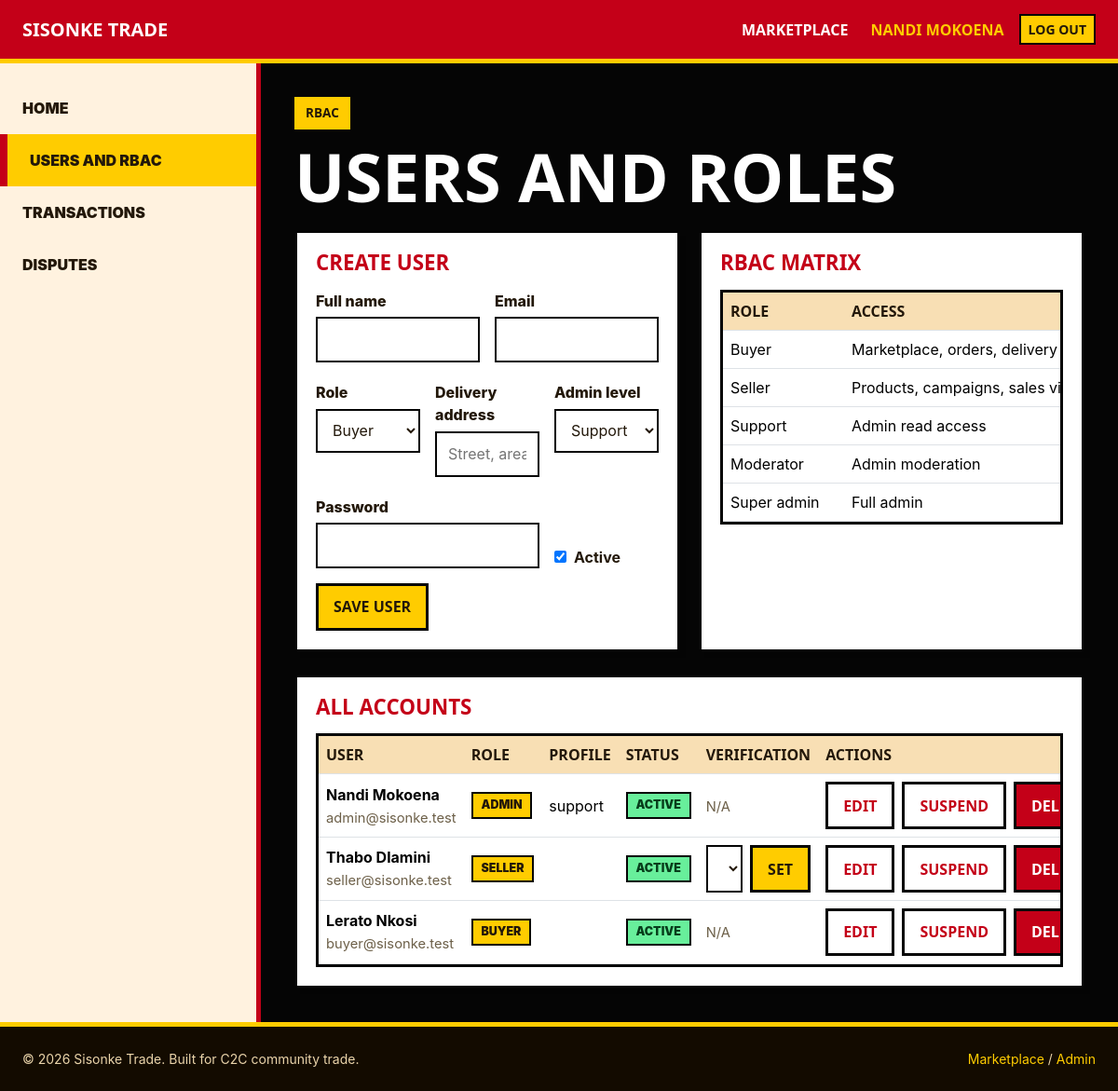
The page /admin/users.php (signed in) on the database its author committed.
### tables this page shows
CREATE TABLE IF NOT EXISTS users (
  user_id INT AUTO_INCREMENT PRIMARY KEY,
  email VARCHAR(255) NOT NULL UNIQUE,
  password_hash VARCHAR(255) NOT NULL,
  full_name VARCHAR(120) NOT NULL,
  role ENUM('user','buyer','seller','admin','member') NOT NULL,
  created_at TIMESTAMP NOT NULL DEFAULT CURRENT_TIMESTAMP,
  is_active TINYINT(1) DEFAULT 1
);

### includes/marketplace_service.php (called while the page is built, shortened)
<?php
require_once __DIR__ . '/../config/db.php';
function sisonke_e(mixed $value): string
{
    return htmlspecialchars((string) $value, ENT_QUOTES, 'UTF-8');
}
function sisonke_column_exists(PDO $pdo, string $table, string $column): bool
{
    $stmt = $pdo->prepare(
        'SELECT COUNT(*) FROM information_schema.COLUMNS
         WHERE TABLE_SCHEMA = DATABASE() AND TABLE_NAME = ? AND COLUMN_NAME = ?'
    );
    $stmt->execute([$table, $column]);
    return (int) $stmt->fetchColumn() > 0;
}
function sisonke_bootstrap_marketplace_schema(PDO $pdo): void
{
    $pdo->exec(
        "CREATE TABLE IF NOT EXISTS disputes (
            dispute_id INT AUTO_INCREMENT PRIMARY KEY,
            participant_id INT NULL,
            campaign_id INT NULL,
            buyer_id INT NULL,
            seller_id INT NULL,
            reason VARCHAR(255) NOT NULL,
            details TEXT NULL,
            status ENUM('open','reviewing','resolved','rejected') DEFAULT 'open',
            resolution_note TEXT NULL,
            created_at TIMESTAMP NOT NULL DEFAULT CURRENT_TIMESTAMP,
            resolved_at TIMESTAMP NULL DEFAULT NULL,
            INDEX (participant_id),
            INDEX (campaign_id),
            INDEX (buyer_id),
            INDEX (seller_id),
            CONSTRAINT disputes_participant_fk FOREIGN KEY (participant_id)
                REFERENCES campaign_participants (participant_id) ON DELETE SET NULL,
            CONSTRAINT disputes_campaign_fk FOREIGN KEY (campaign_id)
                REFERENCES group_buy_campaigns (campaign_id) ON DELETE SET NULL,
            CONSTRAINT disputes_buyer_fk FOREIGN KEY (buyer_id)
                REFERENCES buyers (buyer_id) ON DELETE SET NULL,
            CONSTRAINT disputes_seller_fk FOREIGN KEY (seller_id)
                REFERENCES sellers (seller_id) ON DELETE SET NULL
        ) ENGINE=InnoDB DEFAULT CHARSET=utf8mb4 COLLATE=utf8mb4_unicode_ci"
    );
    if (!sisonke_column_exists($pdo, 'group_buy_campaigns', 'discount_enabled')) {
        $pdo->exec('ALTER TABLE group_buy_campaigns ADD COLUMN discount_enabled TINYINT(1) NOT NULL DEFAULT 0 AFTER campaign_price');
        $pdo->exec("ALTER TABLE group_buy_campaigns ADD COLUMN discount_type ENUM('percent','fixed') NULL AFTER discount_enabled");
        $pdo->exec('ALTER TABLE group_buy_campaigns ADD COLUMN discount_value DECIMAL(10,2) NULL AFTER discount_type');
        $pdo->exec('ALTER TABLE group_buy_campaigns ADD COLUMN sale_price DECIMAL(10,2) NULL AFTER discount_value');
    }
}
function sisonke_admin_permissions(PDO $pdo, int $adminId): array
{
    $stmt = $pdo->prepare(
        'SELECT permission_level, can_resolve_disputes, can_manage_users
         FROM admins WHERE admin_id = ? LIMIT 1'
    );
    $stmt->execute([$adminId]);
    $row = $stmt->fetch();
    if (!$row) {
        return [
            'permission_level' => 'super_admin',
            'can_resolve_disputes' => true,
            'can_manage_users' => true,
        ];
    }
    return [
        'permission_level' => (string) $row['permission_level'],
        'can_resolve_disputes' => (bool) $row['can_resolve_disputes'],
        'can_manage_users' => (bool) $row['can_manage_users'],
    ];
}
function sisonke_fetch_admin_users(PDO $pdo): array
{
    $stmt = $pdo->query(
        "SELECT
            u.user_id,
            u.email,
            u.full_name,
            u.role,
            u.is_active,
            u.created_at,
            b.delivery_address,
            s.business_name,
            s.verification_status,
            a.permission_level,
            a.can_resolve_disputes,
            a.can_manage_users
         FROM users u
         LEFT JOIN buyers b ON b.buyer_id = u.user_id
         LEFT JOIN sellers s ON s.seller_id = u.user_id
         LEFT JOIN admins a ON a.admin_id = u.user_id
         ORDER BY u.created_at DESC"
    );
    return $stmt->fetchAll();
}
sisonke_bootstrap_marketplace_schema($pdo);

### admin/users.php (the view, shortened to what this page needs)
<?php
require_once dirname(__DIR__) . '/includes/auth_check.php';
require_once dirname(__DIR__) . '/includes/marketplace_service.php';
$currentAdminId = (int) $_SESSION['user_id'];
$permissions = sisonke_admin_permissions($pdo, $currentAdminId);
$users = sisonke_fetch_admin_users($pdo);
$editing = null;
$profileValue = '';
require_once dirname(__DIR__) . '/includes/header.php';
?>
<div class="admin-shell">
    <?php require dirname(__DIR__) . '/includes/admin_sidebar.php'; ?>
    <section class="admin-content">
        <span class="st-kicker">RBAC</span>
        <h1 class="st-title mb-4">Users and roles</h1>
        <div class="st-grid st-grid-2">
            <article class="st-card">
                <div class="st-card-body">
                    <h2 class="st-card-title mb-3"><?= $editing ? 'Update user' : 'Create user' ?></h2>
                    <form method="post" action="<?= sisonke_e(SISONKE_BASE_URL) ?>/admin/users.php">
                        <div class="row g-3">
                            <div class="col-md-6">
                                <label class="st-label" for="full_name">Full name</label>
                                <input class="st-form-control" id="full_name" name="full_name" maxlength="120" required value="<?= sisonke_e($editing['full_name'] ?? '') ?>" <?= !$permissions['can_manage_users'] ? 'disabled' : '' ?>>
                            </div>
                            <div class="col-md-6">
                                <label class="st-label" for="email">Email</label>
                                <input class="st-form-control" id="email" type="email" name="email" maxlength="255" required value="<?= sisonke_e($editing['email'] ?? '') ?>" <?= !$permissions['can_manage_users'] ? 'disabled' : '' ?>>
                            </div>
                        </div>
                        <div class="row g-3 mt-1">
                            <div class="col-md-4">
                                <label class="st-label" for="role">Role</label>
                                <select class="st-select js-role-select" id="role" name="role" <?= !$permissions['can_manage_users'] ? 'disabled' : '' ?>>
                                    <?php foreach (['buyer', 'seller', 'admin'] as $role): ?>
                                        <option value="<?= $role ?>" <?= (($editing['role'] ?? 'buyer') === $role) ? 'selected' : '' ?>><?= ucfirst($role) ?></option>
                                    <?php endforeach; ?>
                                </select>
                            </div>
                            <div class="col-md-4">
                                <label class="st-label" for="profile_value">Address/business</label>
                                <input class="st-form-control" id="profile_value" name="profile_value" value="<?= sisonke_e($profileValue) ?>" <?= !$permissions['can_manage_users'] ? 'disabled' : '' ?>>
                            </div>
                            <div class="col-md-4">
                                <label class="st-label" for="permission_level">Admin level</label>
                                <select class="st-select" id="permission_level" name="permission_level" <?= !$permissions['can_manage_users'] ? 'disabled' : '' ?>>
                                    <?php foreach (['super_admin', 'moderator', 'support'] as $level): ?>
                                        <option value="<?= $level ?>" <?= (($editing['permission_level'] ?? 'support') === $level) ? 'selected' : '' ?>><?= str_replace('_', ' ', ucfirst($level)) ?></option>
                                    <?php endforeach; ?>
                                </select>
                            </div>
                        </div>
                        <div class="row g-3 mt-1">
                            <div class="col-md-8">
                                <label class="st-label" for="password">Password <?= $editing ? '(leave blank to keep current)' : '' ?></label>
                                <input class="st-form-control" id="password" type="password" name="password" minlength="6" <?= $editing ? '' : 'required' ?> <?= !$permissions['can_manage_users'] ? 'disabled' : '' ?>>
                            </div>
                            <div class="col-md-4 d-flex align-items-end">
                                <label class="d-flex gap-2 align-items-center fw-bold">
                                    <input type="checkbox" name="is_active" value="1" <?= ((int) ($editing['is_active'] ?? 1) === 1) ? 'checked' : '' ?> <?= !$permissions['can_manage_users'] ? 'disabled' : '' ?>>
                                    Active
                                </label>
                            </div>
                        </div>
                        <div class="d-flex flex-column flex-md-row gap-2 mt-3">
                            <button class="st-btn st-btn-yellow" type="submit" <?= !$permissions['can_manage_users'] ? 'disabled' : '' ?>>Save User</button>
                        </div>
                    </form>
                </div>
            </article>
            <article class="st-card">
                <div class="st-card-body">
                    <h2 class="st-card-title mb-3">RBAC matrix</h2>
                    <div class="st-table-wrap">
                        <table class="table align-middle">
                            <thead>
                                <tr>
                                    <th>Role</th>
                                    <th>Access</th>
                                </tr>
                            </thead>
                            <tbody>
                                <tr><td>Buyer</td><td>Marketplace, orders, delivery confirmation</td><td>None</td></tr>
                                <tr><td>Seller</td><td>Products, campaigns, sales view</td><td>None</td></tr>
                                <tr><td>Support</td><td>Admin read access</td><td>View queues</td></tr>
                                <tr><td>Moderator</td><td>Admin moderation</td><td>Resolve disputes</td></tr>
                                <tr><td>Super admin</td><td>Full admin</td><td>Manage users and RBAC</td></tr>
                            </tbody>
                        </table>
                    </div>
                </div>
            </article>
        </div>
        <article class="st-card mt-4">
            <div class="st-card-body">
                <h2 class="st-card-title mb-3">All accounts</h2>
                <div class="st-table-wrap">
                    <table class="table table-hover align-middle">
                        <thead>
                            <tr>
                                <th>User</th>
                                <th>Role</th>
                                <th>Profile</th>
                                <th>Status</th>
                                <th>Verification</th>
                                <th>Actions</th>
                            </tr>
                        </thead>
                        <tbody>
                            <?php foreach ($users as $user): ?>
                                <?php
                                $userProfile = match ((string) $user['role']) {
                                    'seller' => (string) ($user['business_name'] ?? ''),
                                    'admin' => (string) ($user['permission_level'] ?? 'support'),
                                    default => (string) ($user['delivery_address'] ?? ''),
                                };
                                ?>
                                <tr>
                                    <td>
                                        <strong><?= sisonke_e($user['full_name']) ?></strong><br>
                                        <span class="st-meta"><?= sisonke_e($user['email']) ?></span>
                                    </td>
                                    <td><span class="st-badge"><?= sisonke_e($user['role']) ?></span></td>
                                    <td><?= sisonke_e($userProfile) ?></td>
                                    <td><span class="st-badge <?= (bool) $user['is_active'] ? 'st-badge-green' : 'st-badge-muted' ?>"><?= (bool) $user['is_active'] ? 'active' : 'suspended' ?></span></td>
                                    <td>
                                        <?php if ($user['role'] === 'seller'): ?>
                                            <form class="d-flex gap-2" method="post" action="<?= sisonke_e(SISONKE_BASE_URL) ?>/admin/users.php">
                                                <select class="st-select" name="verification_status" <?= !$permissions['can_manage_users'] ? 'disabled' : '' ?>>
                                                    <?php foreach (['pending', 'verified', 'rejected'] as $status): ?>
                                                        <option value="<?= $status ?>" <?= (($user['verification_status'] ?? 'pending') === $status) ? 'selected' : '' ?>><?= ucfirst($status) ?></option>
                                                    <?php endforeach; ?>
                                                </select>
                                                <button class="st-btn st-btn-yellow" type="submit" <?= !$permissions['can_manage_users'] ? 'disabled' : '' ?>>Set</button>
                                            </form>
                                        <?php else: ?>
                                            <span class="st-meta">N/A</span>
                                        <?php endif; ?>
                                    </td>
                                    <td>
                                        <div class="d-flex flex-column flex-lg-row gap-2">
                                            <a class="st-btn st-btn-outline" href="<?= sisonke_e(SISONKE_BASE_URL) ?>/admin/users.php?edit=<?= (int) $user['user_id'] ?>">Edit</a>
                                            <form method="post" action="<?= sisonke_e(SISONKE_BASE_URL) ?>/admin/users.php">
                                                <button class="st-btn st-btn-outline" type="submit" <?= !$permissions['can_manage_users'] ? 'disabled' : '' ?>><?= (bool) $user['is_active'] ? 'Suspend' : 'Activate' ?></button>
                                            </form>
                                            <form method="post" action="<?= sisonke_e(SISONKE_BASE_URL) ?>/admin/users.php" onsubmit="return confirm('Delete this user and related records?');">
                                                <button class="st-btn" type="submit" <?= !$permissions['can_manage_users'] ? 'disabled' : '' ?>>Delete</button>
                                            </form>
                                        </div>
                                    </td>
                                </tr>
                            <?php endforeach; ?>
                        </tbody>
                    </table>
                </div>
            </div>
        </article>
    </section>
</div>
<?php
require_once dirname(__DIR__) . '/includes/footer.php';

### rows shown on the page
users: full_name "Nandi Mokoena", email "admin@sisonke.test", role "ADMIN", userProfile "support", is_active "ACTIVE", shows "N/A"
users: full_name "Thabo Dlamini", email "seller@sisonke.test", role "SELLER", is_active "ACTIVE"
users: full_name "Lerato Nkosi", email "buyer@sisonke.test", role "BUYER", is_active "ACTIVE", shows "N/A"

### other values the page prints
$link['label'] "MARKETPLACE"
$name !== '' ? $name : ucfirst($role) "NANDI MOKOENA"
sisonke_t('nav_logout') "LOG OUT"
sisonke_e($link['label']) "HOME"
sisonke_e($link['label']) "USERS AND RBAC"
sisonke_e($link['label']) "TRANSACTIONS"
sisonke_e($link['label']) "DISPUTES"
sisonke_t('footer_built') "Built for C2C community trade."
sisonke_t('nav_marketplace') "Marketplace"
sisonke_t('nav_admin') "Admin"
form field role "Buyer"
form field permission_level "Support"
form field verification_status "Pending"
